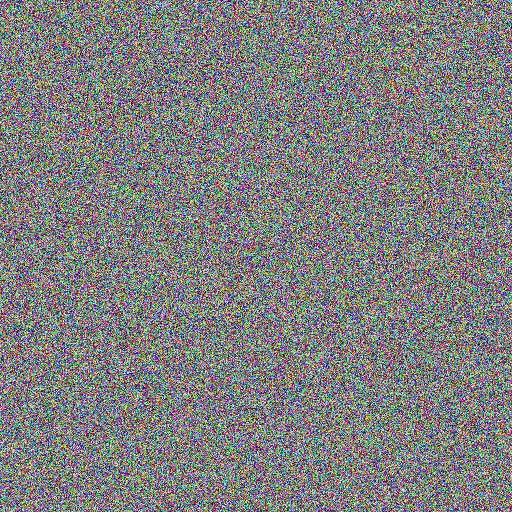
#> input picture artifacts/noise.png, 512 x 512 px; its folder holds 4 pictures in this run
$ python prepare_native_jobs.py
#> lines starting #> are read from the running program, lines starting #| are printed output that depends on the picture
"""Build self-contained native harness inputs from the checked-in fixtures."""
import argparse
import base64
import json
from pathlib import Path
import numpy as np
from PIL import Image

ROOT = Path(__file__).resolve().parents[1]
p = argparse.ArgumentParser(description=__doc__)
p.add_argument('--output', type=Path, default=ROOT/'native-work')
args = p.parse_args()
args.output.mkdir(parents=True, exist_ok=True)
jobs = []
for name in ['noise', 'texture', 'gradient', 'paint_cloud_sample']:
    rgb = np.array(Image.open(ROOT/'artifacts'/(name+'.png')).convert('RGB'))
#> rgb is the input picture: shape (512, 512, 3); mean R, G, B 127.5, 127.5, 127.5
    h, w = rgb.shape[:2]
#> h = 512; w = 512
    argb = np.concatenate([np.full((h,w,1),255,dtype='uint8'),rgb],axis=2)
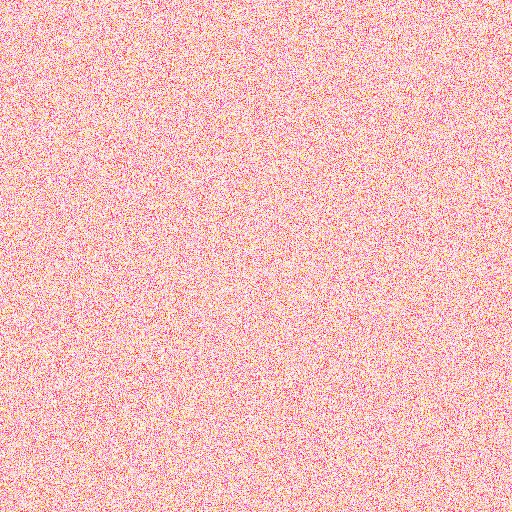
#> argb: shape (512, 512, 4); mean R, G, B, A 255, 127.5, 127.5, 127.5; transparent parts drawn white
#> (the run stopped early here; a loop or call above may not have finished)
